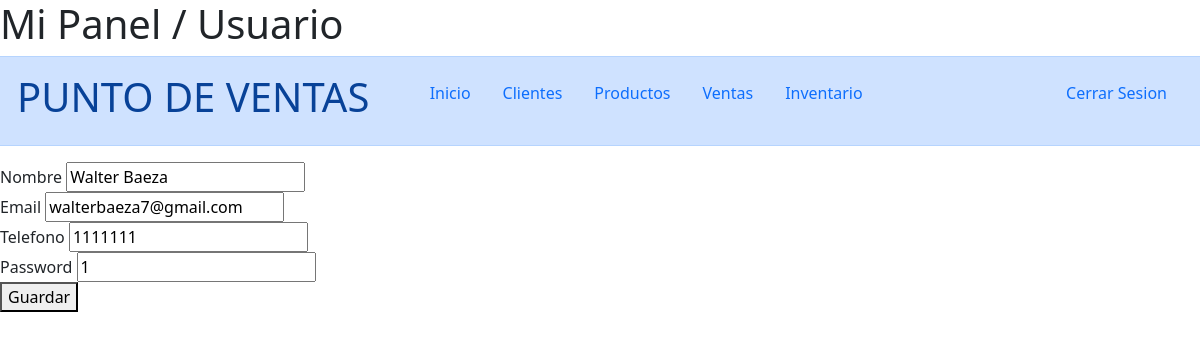
The app's page /usuario.php?id=9 (signed in) with its own data.
### tables this page shows
CREATE TABLE `usuarios` (
  `id` int(11) NOT NULL,
  `email` varchar(255) NOT NULL,
  `password` varchar(255) NOT NULL,
  `nombre` varchar(255) NOT NULL,
  `telefono` int(11) NOT NULL
);

### usuario.php (the view, shortened to what this page needs)
<?php include "includes/init.php";
if (isset($_GET["id"])) {
	$id = $_GET["id"];
$sql = "SELECT * FROM usuarios WHERE id = $id";
$query = mysqli_query($conexion,$sql);
$usuario = mysqli_fetch_array($query);
}
?>
<!DOCTYPE html>
<html>
<head>
	<?php include "includes/scripts.php" ?>
</head>
<body>
	<h1>Mi Panel / Usuario</h1>
	<?php include "includes/menu.php" ?>
	<div>
		<label>Nombre</label>
		<input type="text" id="nombre" value="<?php echo (isset($usuario) ? $usuario["nombre"] : "") ?>">
	</div>
	<div>
		<label>Email</label>
		<input type="text" id="email" value="<?php echo (isset($usuario) ? $usuario["email"] : "") ?>">
	</div>
	<div>
		<label>Telefono</label>
		<input type="text" id="telefono" value="<?php echo (isset($usuario) ? $usuario["telefono"] : "") ?>">
	</div>
	<div>
		<label>Password</label>
		<input type="text" id="password" value="<?php echo (isset($usuario) ? $usuario["password"] : "") ?>">
	</div>
	<button onclick="guardar()">Guardar</button>
</body>
</html>

### records on screen
usuarios: nombre "Walter Baeza", email "walterbaeza7@gmail.com", telefono "1111111", password "1"
